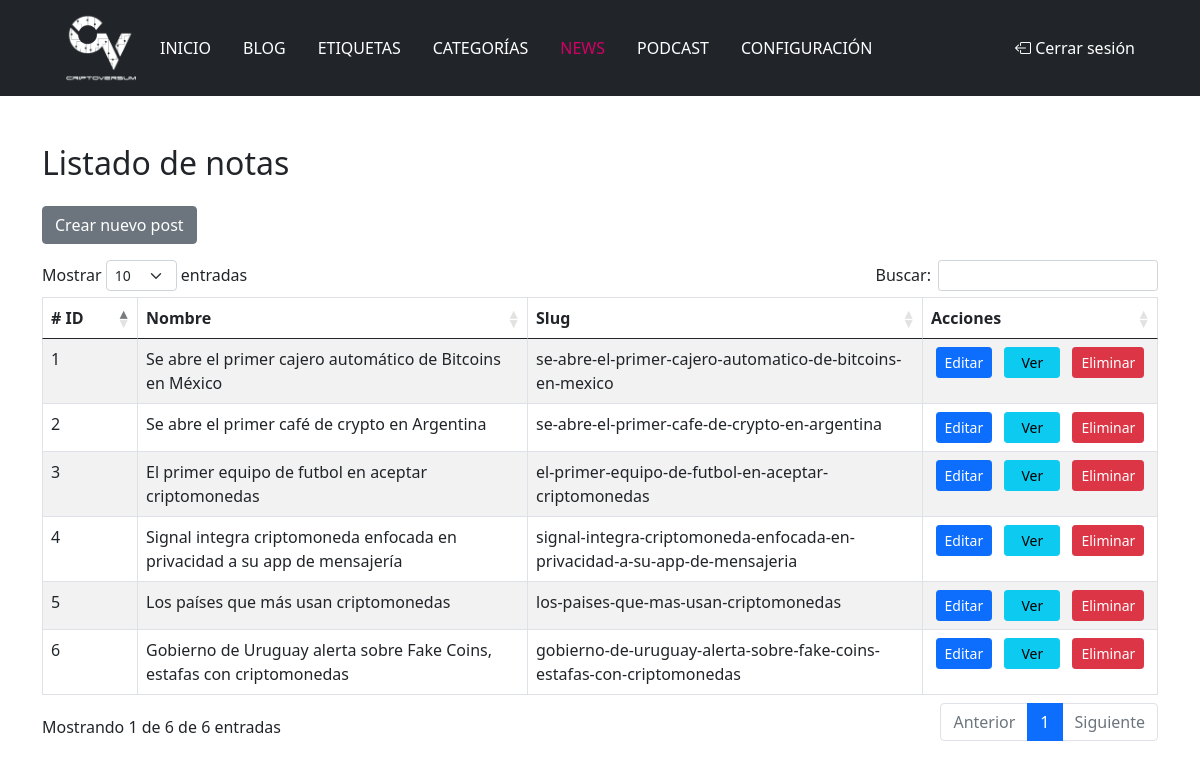
The page /criptoadmin/index.php?q=news (signed in) on the database its author committed.
### tables this page shows
CREATE TABLE `news` (
  `id` int(11) NOT NULL,
  `titulo` varchar(250) NOT NULL,
  `slug` varchar(250) NOT NULL,
  `destacada` varchar(250) DEFAULT NULL,
  `extracto` text,
  `keywords` varchar(250) DEFAULT NULL,
  `data_new` varchar(250) DEFAULT NULL,
  `body` text,
  `categoria_id` int(11) NOT NULL,
  `status` enum('1','2','3') NOT NULL,
  `create_at` timestamp NOT NULL DEFAULT CURRENT_TIMESTAMP,
  `update_at` timestamp NOT NULL DEFAULT '0000-00-00 00:00:00'
);

### criptoadmin/class/db.php (called while the page is built, shortened)
<?
class db{
    function __construct()
    {
        if (!$this->dbconexion = new mysqli(DB_SERVERNAME, DB_USERNAME, DB_PASSWORD, DB_NAME)) {
            echo '<div class="alert alert-danger" role="alert">
                    Ocurrio un error al conectarse.
                </div>';
        }
    }
    function db_query( $sql = "", $tipo_query = 0 )
	{
		if( !$resultado = $this->dbconexion->query($sql) )
				return false;
		switch( $tipo_query )
		{
			case 1:
				$arr_datos_consulta = array();
				while ( $row = $resultado->fetch_array(MYSQLI_ASSOC) )
				{
					array_push($arr_datos_consulta, $row);
				}
				return $arr_datos_consulta;
			break;
		}
		return false;
	}
}

### criptoadmin/class/news.php (called while the page is built, shortened)
<?
include_once(URL_SERVIDOR . '/class/db.php');
class news
{
    function __construct()
    {
        $this->db = new db();
    }
    public function lista_news()
    {
        $sql = sprintf("SELECT
            n.id,
            n.titulo,
            n.slug
        FROM
            news AS n
        WHERE
            n.status != 3
        ");
        if (!$arr_tags = $this->db->db_query($sql, 1))
            return false;
        return $arr_tags;
    }
}

### criptoadmin/template/secciones/news.php (the view, shortened to what this page needs)
<?
include_once(URL_SERVIDOR . '/class/news.php');
$news = new news();
$arr_news = $news->lista_news();
?>
<div class="container">
    <div class="row">
        <h2 class="mb-4 float-start ">Listado de notas</h2>
        <p><a href="index.php?q=news_nuevo" class="btn btn-secondary">Crear nuevo post</a></p>
        <div class="table-responsive">
            <table id="usuarios_table" class="table table-striped table-bordered table-hover" style="width:100%">
                <thead>
                    <tr>
                        <th style="width: 60px;"># ID</th>
                        <th>Nombre</th>
                        <th>Slug</th>
                        <th style="min-width: 200px;">Acciones</th>
                    </tr>
                </thead>
                <tbody>
                    <?
                    foreach ($arr_news as $new) {
                        echo '<tr>
                            <td>
                                ' . $new['id'] . '
                            </td>
                            <td>
                                ' . $new['titulo'] . '
                            </td>
                            <td>
                                ' . $new['slug'] . '
                            </td>
                            <td class="text-center">
                                <a href="index.php?q=news_edita&id=' . $new['slug'] . '" class="btn btn-primary btn-sm">Editar</a>
                                <a href="../news/index.php?news=' . $new['slug'] . '" target="_blank" class="btn btn-info btn-sm mx-2 px-3">Ver</a>
                                <a href="#" class="btn btn-danger delreg btn-sm" data-url="index.php?q=news&e=' . $new['slug'] . '">Eliminar</a>
                            </td>
                        </tr>';
                    }
                    ?>
                </tbody>
            </table>
        </div>
    </div>
</div>

### criptoadmin/css/user.css (style rules this page uses)
a { color: inherit; text-decoration: none; }

### rows shown on the page
news: id "1", titulo "Se abre el primer cajero automático de Bitcoins en México", slug "se-abre-el-primer-cajero-automatico-de-bitcoins-en-mexico"
news: id "2", titulo "Se abre el primer café de crypto en Argentina", slug "se-abre-el-primer-cafe-de-crypto-en-argentina"
news: id "3", titulo "El primer equipo de futbol en aceptar criptomonedas", slug "el-primer-equipo-de-futbol-en-aceptar-criptomonedas"
news: id "4", titulo "Signal integra criptomoneda enfocada en privacidad a su app de mensajería", slug "signal-integra-criptomoneda-enfocada-en-privacidad-a-su-app-de-mensajeria"
news: id "5", titulo "Los países que más usan criptomonedas", slug "los-paises-que-mas-usan-criptomonedas"
news: id "6", titulo "Gobierno de Uruguay alerta sobre Fake Coins, estafas con criptomonedas", slug "gobierno-de-uruguay-alerta-sobre-fake-coins-estafas-con-criptomonedas"
